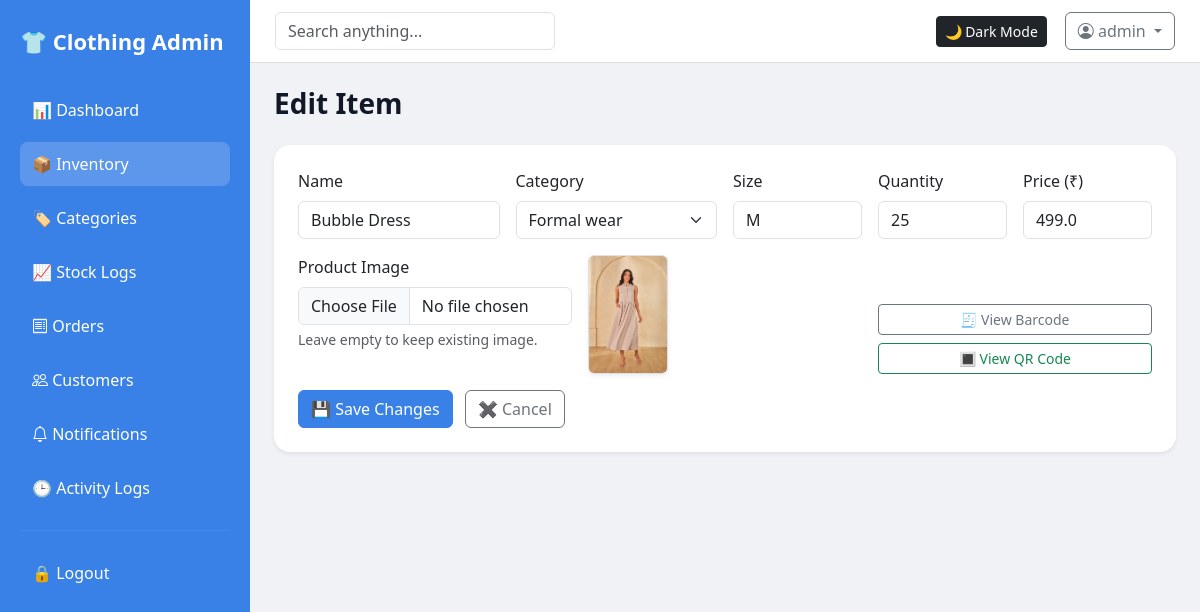
The app's page /inventory/edit/1 (signed in) with its own data.
### tables this page shows
CREATE TABLE clothing (
            id INTEGER PRIMARY KEY AUTOINCREMENT,
            name TEXT,
            category TEXT,
            size TEXT,
            quantity INTEGER,
            price REAL,
            created_at TEXT
        , image TEXT, barcode TEXT, qrcode TEXT);

CREATE TABLE categories (
            id INTEGER PRIMARY KEY AUTOINCREMENT,
            name TEXT UNIQUE,
            description TEXT
        );

### app.py (the view)
@app.route("/inventory/edit/<int:item_id>")
@require_login
def edit_item(item_id):
    db = get_db()
    item = db.execute("SELECT * FROM clothing WHERE id=?", (item_id,)).fetchone()
    if not item:
        return redirect(url_for("inventory"))
    categories = db.execute(
        "SELECT * FROM categories ORDER BY name ASC"
    ).fetchall()
    return render_template(
        "inventory_edit.html",
        item=item,
        categories=categories,
        title="Edit Item"
    )

### app.py (called while the page is built)
def get_db():
    conn = sqlite3.connect(os.path.join(BASE_DIR, "inventory.db"))
    conn.row_factory = sqlite3.Row
    return conn

def require_login(f):
    @wraps(f)
    def wrapper(*args, **kwargs):
        if not session.get("admin"):
            return redirect(url_for("login"))
        return f(*args, **kwargs)
    return wrapper

### templates/inventory_edit.html (shortened to what this page needs)
{% extends "base.html" %}
{% block content %}
<h3 class="fw-bold mb-4">Edit Item</h3>
<div class="card shadow-sm p-4">
    <form action="{{ url_for('update_item', item_id=item.id) }}"
          method="POST" enctype="multipart/form-data" class="row g-3">
        <div class="col-md-3">
            <label class="form-label">Name</label>
            <input name="name" class="form-control" value="{{ item.name }}" required>
        </div>
        <div class="col-md-3">
            <label class="form-label">Category</label>
            <select name="category" class="form-select" required>
                {% for c in categories %}
                <option value="{{ c.name }}"
                        {% if c.name == item.category %}selected{% endif %}>
                    {{ c.name }}
                </option>
                {% endfor %}
            </select>
        </div>
        <div class="col-md-2">
            <label class="form-label">Size</label>
            <input name="size" class="form-control" value="{{ item.size }}" required>
        </div>
        <div class="col-md-2">
            <label class="form-label">Quantity</label>
            <input name="quantity" type="number" class="form-control"
                   value="{{ item.quantity }}" required>
        </div>
        <div class="col-md-2">
            <label class="form-label">Price (₹)</label>
            <input name="price" type="number" step="0.01" class="form-control"
                   value="{{ item.price }}" required>
        </div>
        <div class="col-md-4">
            <label class="form-label">Product Image</label>
            <input type="file" name="image" class="form-control" accept="image/*">
            <small class="text-muted d-block mt-1">
                Leave empty to keep existing image.
            </small>
        </div>
        <div class="col-md-4 d-flex align-items-end">
            {% if item.image %}
                <img src="/uploads/{{ item.image }}" width="80"
                     class="rounded shadow-sm border">
            {% else %}
                <span class="text-muted">No image uploaded.</span>
            {% endif %}
        </div>
        <div class="col-md-4 d-flex flex-column justify-content-end">
            {% if item.barcode %}
                <a class="btn btn-outline-secondary btn-sm mb-2"
                   href="/uploads/{{ item.barcode }}" target="_blank">
                    🧾 View Barcode
                </a>
            {% endif %}
            {% if item.qrcode %}
                <a class="btn btn-outline-success btn-sm"
                   href="/uploads/{{ item.qrcode }}" target="_blank">
                    🔳 View QR Code
                </a>
            {% endif %}
        </div>
        <div class="col-12 mt-3">
            <button class="btn btn-primary">
                💾 Save Changes
            </button>
            <a href="{{ url_for('inventory') }}"
               class="btn btn-outline-secondary ms-2">
                ✖ Cancel
            </a>
        </div>
    </form>
</div>
{% endblock %}

### templates/base.html (style rules this page uses)
:root { --bg-main: #f0f2f5; --card-bg: #ffffff; --text-main: #111827; --sidebar-bg: #0d6efd; }
body { background: var(--bg-main); color: var(--text-main); margin: 0; }
.card { background: var(--card-bg); border: none; border-radius: 16px; }
.btn-primary { background-color: #3980e7; border-color: #3980e7; color: #fff; }

### records on screen
clothing: name "Bubble Dress", category "Formal wear", size "M", quantity "25", price "499.0", image (picture)

### other values on screen
{{ session['admin'] }} "admin"
